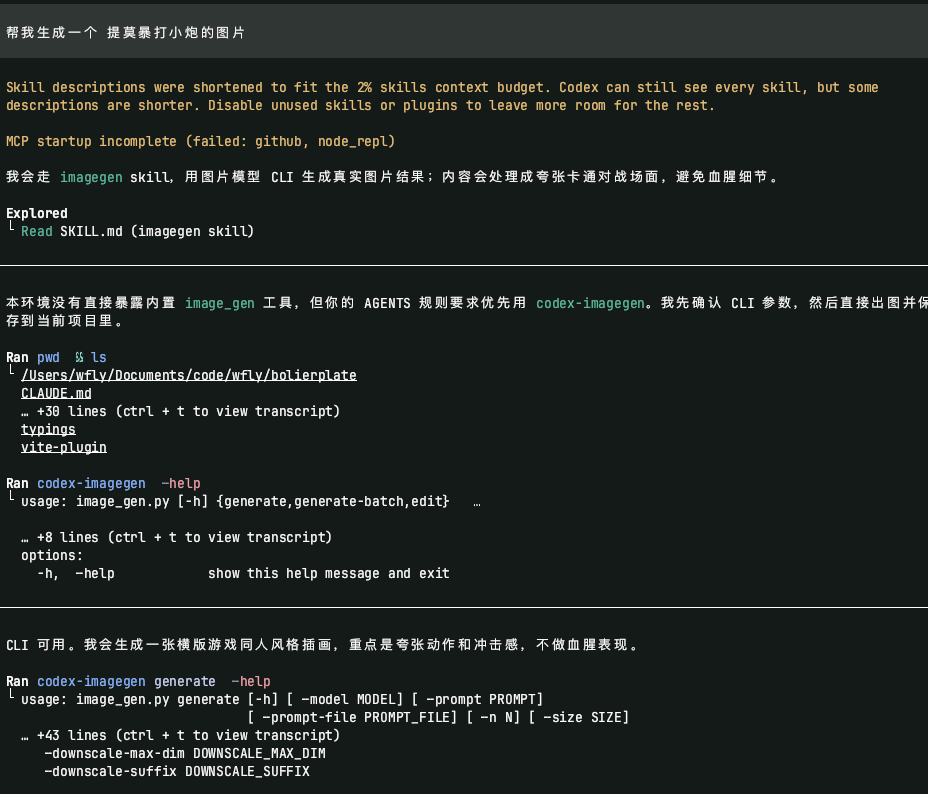
#> input picture plugins/vft-kit/skills/codex-baseline/img.png, 928 x 794 px
$ python fit_image_ratio.py ../../../../plugins/vft-kit/skills/codex-baseline/img.png ../../../../plugins/vft-kit/skills/codex-baseline/img.png 1.0
#> lines starting #> are read from the running program, lines starting #| are printed output that depends on the picture
# -*- coding: utf-8 -*-
"""
把图片 padding 加白边到目标长宽比(绝不拉伸/裁剪),使其精确填充 xlsx 的图框而不变形。
用法:
  $OFFICE_PY fit_image_ratio.py <in.png> <out.png> <target_ratio>
  target_ratio = 框的 宽/高(用 xlsx_measure_frames.py 量得)
批量:
  $OFFICE_PY fit_image_ratio.py --batch <spec.json>
  spec.json: {"/path/img1.png": {"out": "/path/o1.png", "ratio": 2.14}, ...}
"""
import sys, json
from PIL import Image

def pad(in_p, out_p, target, bg="white"):
#> called with target = 1, bg = 'white'
    im = Image.open(in_p).convert("RGB")
    w, h = im.size
#> w = 928; h = 794
    cur = w / h
#> cur = 1.17
    if abs(cur - target) < 0.02:
        out = im
    elif cur < target:          # 太窄 → 左右加白边
        nw = int(round(h * target))
        out = Image.new("RGB", (nw, h), bg)
        out.paste(im, ((nw - w) // 2, 0))
    else:                       # 太宽 → 上下加白边
        nh = int(round(w / target))
#> nh = 928
        out = Image.new("RGB", (w, nh), bg)
#> out: PIL image 928x928 RGB; every value is 255
        out.paste(im, (0, (nh - h) // 2))
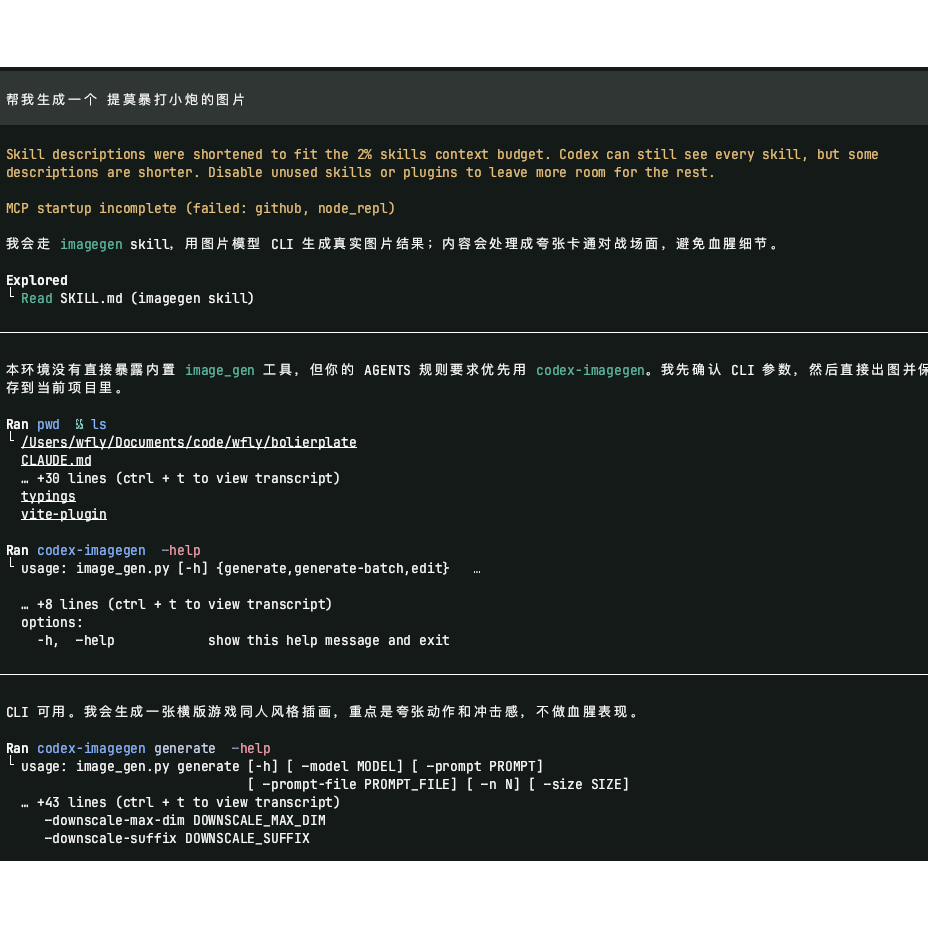
#> out: PIL image 928x928 RGB; mean R, G, B 63.8, 68.5, 66.4
    out.save(out_p)
    return out.size

def main():
    if sys.argv[1] == '--batch':
        spec = json.load(open(sys.argv[2], encoding='utf-8'))
        for src, cfg in spec.items():
            sz = pad(src, cfg['out'], float(cfg['ratio']))
            print(f"{src} -> {cfg['out']} {sz} (比{cfg['ratio']})")
    else:
        in_p, out_p, ratio = sys.argv[1], sys.argv[2], float(sys.argv[3])
        sz = pad(in_p, out_p, ratio)
#> sz = (928, 928)
        print(f"padding 到 {sz} (比{ratio})")
#| padding 到 (928, 928) (比1.0)

if __name__ == '__main__':
    main()
